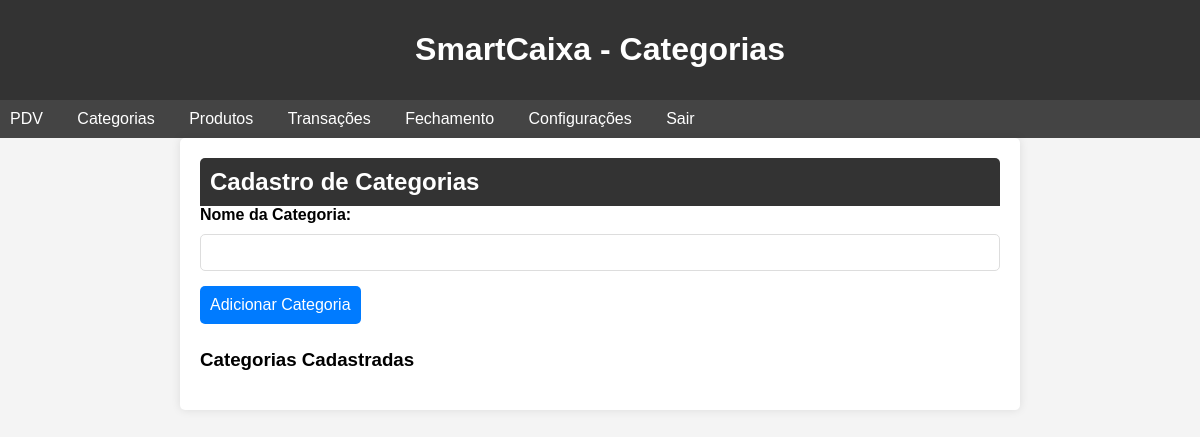
The page /categorias (signed in) on the database as committed earlier.
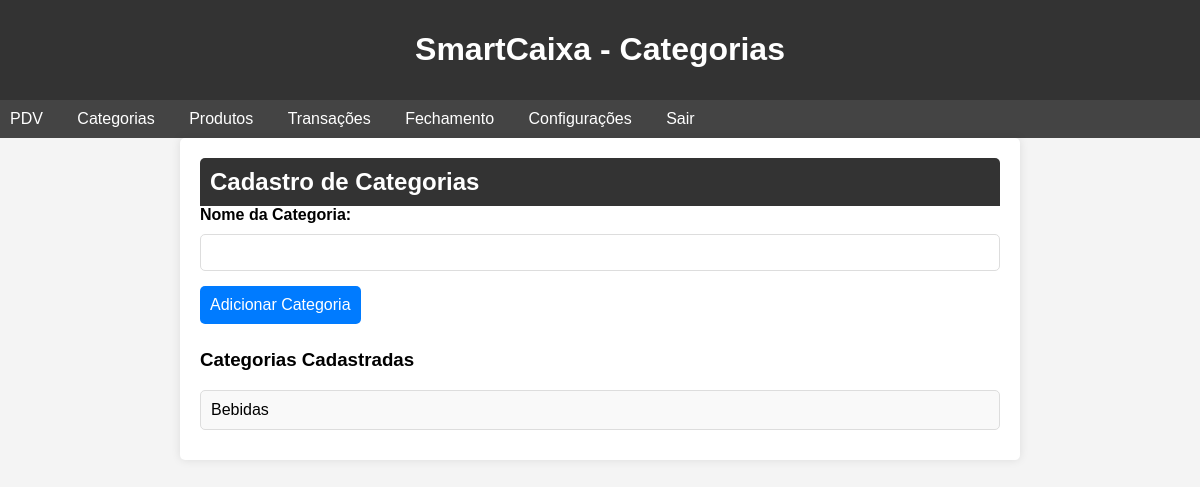
The same page on the database as committed later.
### models.py (models this page shows)
class Categoria(db.Model):
    id = db.Column(db.Integer, primary_key=True)
    nome = db.Column(db.String(50), nullable=False)
    produtos = db.relationship('Produto', backref='categoria', lazy=True)

### app.py (the view)
@app.route('/categorias')
def categorias():
    if 'usuario' not in session:
        return redirect(url_for('index'))
    categorias = Categoria.query.all()
    return render_template('categorias.html', categorias=categorias)

### app.py (called while the page is built)
@login_manager.user_loader
def load_user(user_id):
    return Usuario.query.get(int(user_id))

### templates/categorias.html (shortened to what this page needs)
<!DOCTYPE html>
<html lang="pt-BR">
<head>
    <link rel="stylesheet" href="{{ url_for('static', filename='style.css') }}">
</head>
<body>
    <header>
        <h1>SmartCaixa - Categorias</h1>
    </header>
    <nav>
        <ul>
            <li><a href="{{ url_for('pdv') }}">PDV</a></li>
            <li><a href="{{ url_for('categorias') }}">Categorias</a></li>
            <li><a href="{{ url_for('produtos') }}">Produtos</a></li>
            <li><a href="{{ url_for('transacoes') }}">Transações</a></li>
            <li><a href="{{ url_for('fechamento') }}">Fechamento</a></li>
            <li><a href="{{ url_for('configuracoes') }}">Configurações</a></li>
            <li><a href="{{ url_for('logout') }}">Sair</a></li>
        </ul>
    </nav>
    <div class="categorias-container">
        <h2>Cadastro de Categorias</h2>
        <form action="{{ url_for('add_categoria') }}" method="post">
            <label for="nome_categoria">Nome da Categoria:</label>
            <input type="text" id="nome_categoria" name="nome_categoria" required>
            <button type="submit">Adicionar Categoria</button>
        </form>
        <h3>Categorias Cadastradas</h3>
        <ul id="lista-categorias">
            {% for categoria in categorias %}
                <li>{{ categoria.nome }}</li>
            {% endfor %}
        </ul>
    </div>
</body>
</html>

Rows that differ between the two databases and show on the page:
added Categoria: nome "Bebidas"
